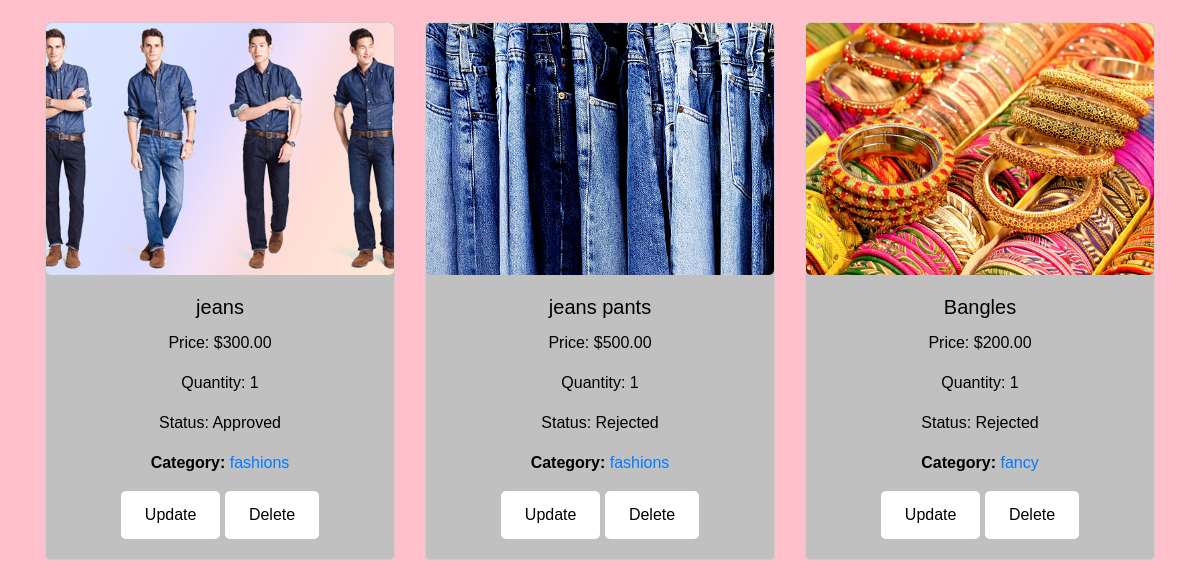
Page /product/list/ (signed in, lower part) on the earlier database version.
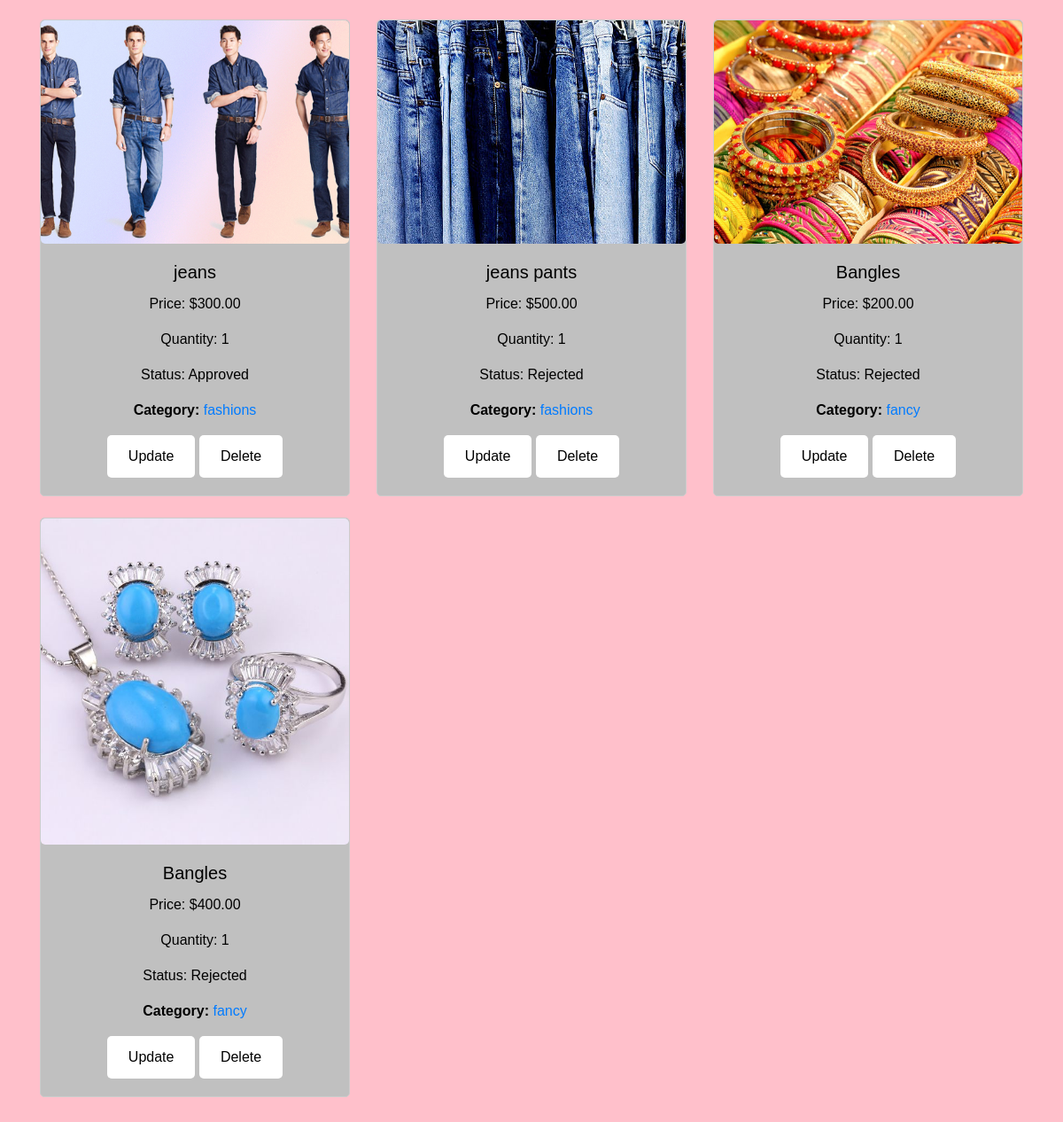
Same page on the later database version.
### Credentialsapp/models.py (models this page shows, shortened)
class Product(models.Model):
    dealer = models.ForeignKey(User, on_delete=models.CASCADE, related_name='products', blank=True, null=True)
    name = models.CharField(max_length=100)
    country = models.CharField(max_length=100)
    quantity = models.PositiveIntegerField(default=0)
    price = models.DecimalField(max_digits=10, decimal_places=2)
    image = models.ImageField(upload_to='product_images/', blank=True, null=True)
    created_at = models.DateTimeField(auto_now_add=True)
    category = models.ForeignKey(Category, on_delete=models.CASCADE, null=True, blank=True)
    is_approved = models.BooleanField(default=False)
    is_rejected = models.BooleanField(default=False)

class Category(models.Model):
    name = models.CharField(max_length=100, unique=True)

### Credentialsapp/views.py (the view)
# urls.py: path('product/list/', views.product_list, name='product_list'),
@login_required
def product_list(request):
    products = Product.objects.filter(dealer=request.user)
    return render(request, 'product_list.html', {'products': products})

### Credentialsapp/templates/product_list.html (shortened to what this page needs)
{% extends 'base.html' %}
{% block content %}
    <div class="row">
        {% for product in products %}
            <div class="col-md-4 mb-4">
                <div class="card h-100">
                    {% if product.image %}
                        <img src="{{ product.image.url }}" alt="{{ product.name }} Image" class="card-img-top">
                    {% else %}
                        <p>No image available</p>
                    {% endif %}
                    <div class="card-body">
                        <h5 class="card-title">{{ product.name }}</h5>
                        <p class="card-text">Price: ${{ product.price }}</p>
                        <p class="card-text">Quantity: {{ product.quantity }}</p>
                        {% if product.is_approved %}
                            <p>Status: Approved</p>
                        {% else %}
                            <p>Status: Rejected</p>
                        {% endif %}
                        {% if product.category %}
                            <p class="card-text"><strong>Category:</strong> <a href="{% url 'category_detail' category_id=product.category.id %}">{{ product.category.name }}</a></p>
                        {% else %}
                            <p>Category information missing</p>
                        {% endif %}
                        <div class="mt-3">
                            <a href="{% url 'update_product' product.id %}" class="btn btn-sm btn-primary">Update</a>
                            <form method="post" action="{% url 'delete_product' product.id %}" style="display: inline;">
                                <button type="submit" class="btn btn-sm btn-danger" onclick="return confirm('Are you sure you want to delete this product?');">Delete</button>
                            </form>
                        </div>
                    </div>
                </div>
            </div>
        {% endfor %}
    </div>
{% endblock %}

Differences in the rows shown:
added Product: image (picture), name "Bangles", price "400.00", quantity "1", is_approved "Status: Rejected", category.name "fancy"
